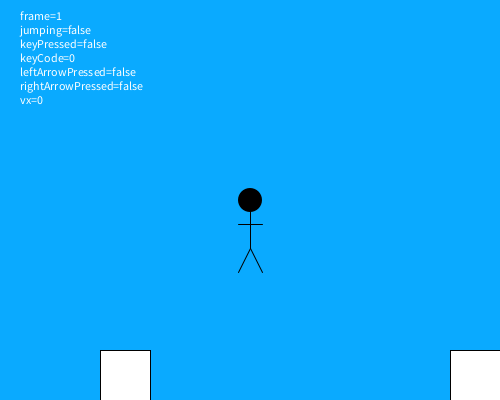
Frame 1 (no input)
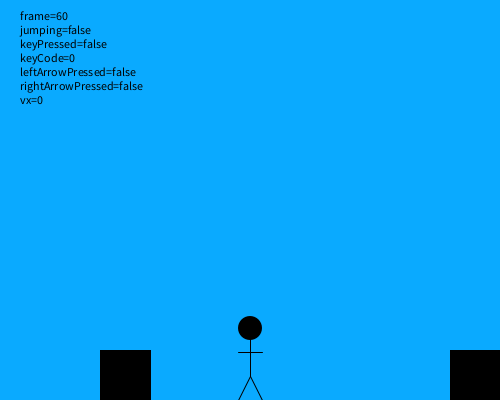
Frame 60 (the mouse pressed at the canvas centre just before this capture)
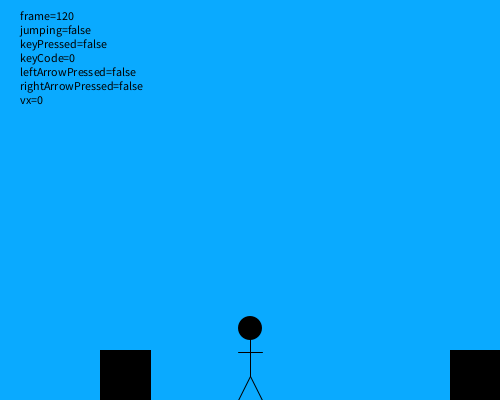
Frame 120 (the mouse held since frame 60 and released just before this capture)

The Processing sketch that drew these frames (run headless with seeded random() and noise(); from frame 60 on, the mouse is pressed at the canvas centre):

// Processing sketch: Side_Scroller7
// ── Side_Scroller7.pde
World world;

void setup() {
  size(500, 400);
  world = new World();
  frameRate(60);
}

void draw() {
  background(10, 170, 255);
  world.drawWorld();
}

class Rectangle {
  float x, y, w, h;

  Rectangle(float x_, float y_, float w_, float h_) {
    x = x_;
    y = y_;
    w = w_;
    h = h_;
  }


  boolean leftOf(Rectangle rectangle) {
    return x < rectangle.x;
  }

  boolean rightOf(Rectangle rectangle) {
    return x > rectangle.x;
  }

  boolean toTheRightOfLeftEdgeOf(Rectangle rectangle) {
    return x + w >= rectangle.x;
  }

  boolean toTheLeftOfRightEdgeOf(Rectangle rectangle) {
    return rectangle.x + rectangle.w <= x;
  }


  boolean overlapsVertical(Rectangle rectangle) {
    if (rectangle.y > y + h) {
      return false;
    }
    if (rectangle.y + rectangle.h < y) {
      return false;
    }
    return true;
  }

  boolean overlapsHorizontally(Rectangle rectangle) {
    if (rectangle.x >= x + w) {
      return false;
    }
    if (rectangle.x + rectangle.w < x) {
      return false;
    }
    return true;
  }
}

class Player {
  int x, y, vy, vx, bodyHeight = 72, bodyWidth_ = 12;
  int scale = 2;
  boolean jumping;

  void setScale(int s) {
    scale = s;
  }

  Player(int x_, int y_) {
    x = x_;
    y = y_;
    vy = 0;
    jumping = false;
  }

  float bodyWidth() {
    return bodyWidth_ * scale;
  }

  void drawPlayer() {
    pushMatrix();
    translate(x, y);
    float headDiameter = bodyWidth();
    fill(0);
    noStroke();
    ellipse(0, 0, headDiameter, headDiameter);
    stroke(0);
    line(0, 0, 0, (0 + headDiameter) * 2); //Body
    line(0 - headDiameter * 1/2, 0 + headDiameter, 0 + headDiameter * 1/2, 0 + headDiameter);
    line(0, 0 + headDiameter * 2, 0 + (headDiameter * 1/2), (0 + bodyHeight)); //
    line(0, 0 + headDiameter * 2, 0 - (headDiameter * 1/2), (0 + bodyHeight)); //
    popMatrix();
  }

  Rectangle rectangle() {
    return new Rectangle(x - bodyWidth()/2, y - bodyWidth()/2, bodyWidth(), bodyHeight + bodyWidth()/2);
  }

  boolean overlapsHorizontally(Obstacle block) {
    return rectangle().overlapsHorizontally(block.rectangle());
  }

  boolean leftOf(Obstacle block) {
    return rectangle().leftOf(block.rectangle());
  }

  boolean rightOf(Obstacle block) {
    return rectangle().rightOf(block.rectangle());
  }


  void move(ArrayList<Obstacle> obstacles) {
    int moveSize = 3;
    boolean rightArrowPressed = false;
    boolean leftArrowPressed= false;
    //jump
    if (keyCode == UP && keyPressed) {
      if (!jumping) {
        jumping = true;
        vy = 20;
      }
    }
    if (!jumping) {
      vx = 0;
      if (keyPressed) {
        if (keyCode == RIGHT) {
          rightArrowPressed = true;
          vx = moveSize;
        }
        else if (keyCode == LEFT) {
          leftArrowPressed = true;
          vx = -moveSize;
        }
      }
    }
    text("frame="+frameCount
      + "\njumping="+jumping
      + "\nkeyPressed="  + keyPressed
      + "\nkeyCode=" + keyCode
      + "\nleftArrowPressed="+ leftArrowPressed
      + "\nrightArrowPressed="+ rightArrowPressed
      + "\nvx="+ vx
      , 20, 20);
    y -= vy;
    //am I touching the ground?
    if (y >= height - bodyHeight) {
      vy = 0;
      y = height - bodyHeight;
      jumping = false;
    }
    //Prevents going off screen on the left.
    if (x >= width - bodyWidth_ && rightArrowPressed) {
      vx = 0;
    }
    //Prevents going off screen on the right.
    if (x <= 0 + bodyWidth_ && leftArrowPressed) {
      vx = 0;
    }
    boolean canMove = true;
    if (!jumping) {
      for (Obstacle block: obstacles) {
        if (overlapsHorizontally (block)) {
          if ((leftOf(block) && vx > 0) || (rightOf(block)&& vx < 0))
            canMove = false;
        }
      }
    }
    if (canMove) x += vx;

    vy -= 1;
  }
}


// ── World.pde
class World {
  Player player;
  ArrayList<Obstacle> obstacles = new ArrayList<Obstacle>();
  // 500 X 400 area

  World() {
    obstacles.add(new Obstacle(450, 350));
    obstacles.add(new Obstacle(100, 350));
    //obstacles.add(new Obstacle(300, 100));
    player = new Player(width/2, height/2);
  }
  void drawWorld() {
    //boolean playerWillTouch = false;
    for (Obstacle obstacle: obstacles) {
      obstacle.drawObstacle();
    }
    player.move(obstacles);
    player.drawPlayer();
  }
}


class Obstacle {
  float x, y, w, h;

  Obstacle(float x_, float y_) {
    x = x_;
    y = y_;
    w = 50;
    h = 50;
  }

  void drawObstacle() {
    pushMatrix();
    //rectMode(CENTER);
    rect(x, y, 50, 50);
    popMatrix();
  }
  Rectangle rectangle() {
    return new Rectangle(x, y, w, h);
  }
}
